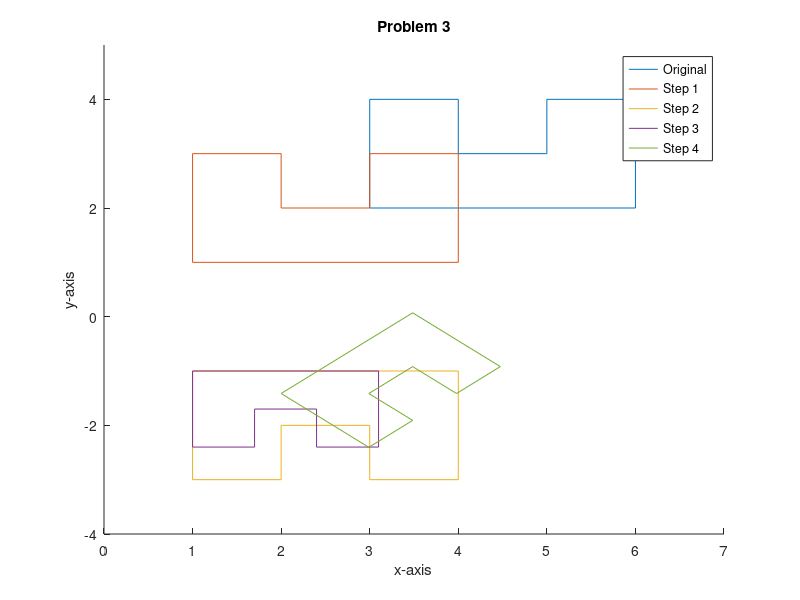

Source code (MATLAB):
clear all;
clc;
figure(1); hold on;
A0 = [3;2;1];
B0 = [3;4;1];
C0 = [4;4;1];
D0 = [4;3;1];
E0 = [5;3;1];
F0 = [5;4;1];
G0 = [6;4;1];
H0 = [6;2;1];
plot([A0(1) B0(1) C0(1) D0(1) E0(1) F0(1) G0(1) H0(1) A0(1)],[A0(2) B0(2) C0(2) D0(2) E0(2) F0(2) G0(2) H0(2) A0(2)]);

A1 = ([1, 0, -2; 0, 1, -1;0, 0, 1]*A0);
B1 = ([1, 0, -2; 0, 1, -1;0, 0, 1]*B0);
C1 = ([1, 0, -2; 0, 1, -1;0, 0, 1]*C0);
D1 = ([1, 0, -2; 0, 1, -1;0, 0, 1]*D0);
E1 = ([1, 0, -2; 0, 1, -1;0, 0, 1]*E0);
F1 = ([1, 0, -2; 0, 1, -1;0, 0, 1]*F0);
G1 = ([1, 0, -2; 0, 1, -1;0, 0, 1]*G0);
H1 = ([1, 0, -2; 0, 1, -1;0, 0, 1]*H0);
plot([A1(1) B1(1) C1(1) D1(1) E1(1) F1(1) G1(1) H1(1) A1(1)],[A1(2) B1(2) C1(2) D1(2) E1(2) F1(2) G1(2) H1(2) A1(2)]);

A2 = ([1, 0, 0;0, -1,0;0, 0, 1]*A1);
B2 = ([1, 0, 0;0, -1,0;0, 0, 1]*B1);
C2 = ([1, 0, 0;0, -1,0;0, 0, 1]*C1);
D2 = ([1, 0, 0;0, -1,0;0, 0, 1]*D1);
E2 = ([1, 0, 0;0, -1,0;0, 0, 1]*E1);
F2 = ([1, 0, 0;0, -1,0;0, 0, 1]*F1);
G2 = ([1, 0, 0;0, -1,0;0, 0, 1]*G1);
H2 = ([1, 0, 0;0, -1,0;0, 0, 1]*H1);
plot([A2(1) B2(1) C2(1) D2(1) E2(1) F2(1) G2(1) H2(1) A2(1)],[A2(2) B2(2) C2(2) D2(2) E2(2) F2(2) G2(2) H2(2) A2(2)]);

A3 = ([.7,0,.3;0,.7,-.3;0,0,1]*A2);
B3 = ([.7,0,.3;0,.7,-.3;0,0,1]*B2);
C3 = ([.7,0,.3;0,.7,-.3;0,0,1]*C2);
D3 = ([.7,0,.3;0,.7,-.3;0,0,1]*D2);
E3 = ([.7,0,.3;0,.7,-.3;0,0,1]*E2);
F3 = ([.7,0,.3;0,.7,-.3;0,0,1]*F2);
G3 = ([.7,0,.3;0,.7,-.3;0,0,1]*G2);
H3 = ([.7,0,.3;0,.7,-.3;0,0,1]*H2);
plot([A3(1) B3(1) C3(1) D3(1) E3(1) F3(1) G3(1) H3(1) A3(1)],[A3(2) B3(2) C3(2) D3(2) E3(2) F3(2) G3(2) H3(2) A3(2)]);

A4 = ([sqrt(2)/2,-sqrt(2)/2,2-sqrt(2);sqrt(2)/2,sqrt(2)/2,-sqrt(2);0,0,1]*A3);
B4 = ([sqrt(2)/2,-sqrt(2)/2,2-sqrt(2);sqrt(2)/2,sqrt(2)/2,-sqrt(2);0,0,1]*B3);
C4 = ([sqrt(2)/2,-sqrt(2)/2,2-sqrt(2);sqrt(2)/2,sqrt(2)/2,-sqrt(2);0,0,1]*C3);
D4 = ([sqrt(2)/2,-sqrt(2)/2,2-sqrt(2);sqrt(2)/2,sqrt(2)/2,-sqrt(2);0,0,1]*D3);
E4 = ([sqrt(2)/2,-sqrt(2)/2,2-sqrt(2);sqrt(2)/2,sqrt(2)/2,-sqrt(2);0,0,1]*E3);
F4 = ([sqrt(2)/2,-sqrt(2)/2,2-sqrt(2);sqrt(2)/2,sqrt(2)/2,-sqrt(2);0,0,1]*F3);
G4 = ([sqrt(2)/2,-sqrt(2)/2,2-sqrt(2);sqrt(2)/2,sqrt(2)/2,-sqrt(2);0,0,1]*G3);
H4 = ([sqrt(2)/2,-sqrt(2)/2,2-sqrt(2);sqrt(2)/2,sqrt(2)/2,-sqrt(2);0,0,1]*H3);
plot([A4(1) B4(1) C4(1) D4(1) E4(1) F4(1) G4(1) H4(1) A4(1)],[A4(2) B4(2) C4(2) D4(2) E4(2) F4(2) G4(2) H4(2) A4(2)]);
axis([0 7 -4 5]);
xlabel("x-axis");
ylabel("y-axis");
title("Problem 3");
legend("Original","Step 1","Step 2","Step 3","Step 4");